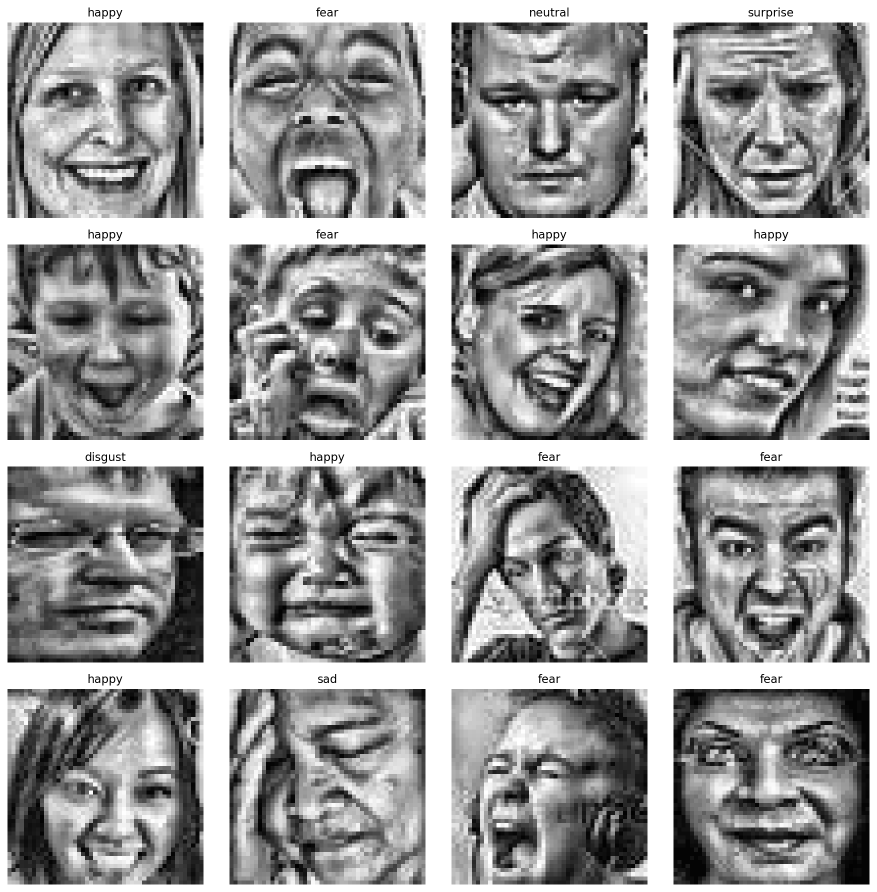
#> input picture utils/data_samples.png, 1753 x 1784 px (shown at 1/2 size)
$ python -i face_helper.py   (imports and definitions only)
#> lines starting #> are read from the running program, lines starting #| are printed output that depends on the picture
import cv2

face_cascade = cv2.CascadeClassifier(
    cv2.data.haarcascades +
    "haarcascade_frontalface_default.xml"
)

def detect_face(image_path):

#> called with image_path = 'data_samples.png'
    image = cv2.imread(image_path)
#> image is the input picture: shape (1784, 1753, 3); min 0, max 255, mean 155.7

    if image is None:
        return None

    gray = cv2.cvtColor(
        image,
        cv2.COLOR_BGR2GRAY
    )

    faces = face_cascade.detectMultiScale(
        gray,
        scaleFactor=1.1,
        minNeighbors=5
    )
#> faces = [[745, 1518, 120, 120], [989, 535, 306, 306], [46, 920, 367, 367], [90, 1458, 307, 307], [31, 47, 372, 372], [1365, 56, 361, 361], [34, 505, 355, 355], [1352, 930, 382, 382], [900, 55, 386, 386], [1334, 1356, 403, 403]]

    if len(faces) == 0:
        return None

    x, y, w, h = faces[0]
#> x = 745; y = 1518; w = 120; h = 120

    face = gray[
        y:y+h,
        x:x+w
    ]
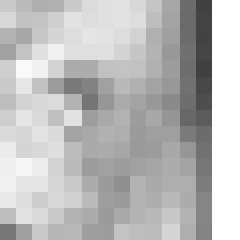
#> face: shape (120, 120) (shown 2 times larger); min 65, max 255, mean 187.3

    face = cv2.resize(
        face,
        (48, 48)
    )
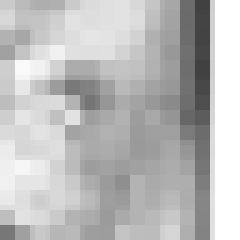
#> face: shape (48, 48) (shown 5 times larger); min 65, max 255, mean 187.8

    return face

>>> result = detect_face('data_samples.png')
